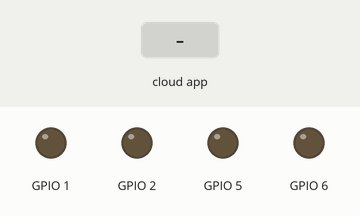
This sketch was run on a simulated ESP8266 (NodeMCU). Parts: output pins drawn as LEDs (lit = HIGH). The inputs (shaded band) are chosen by the test bench. WiFi joins after 1.5 s; servers stay silent unless stated.

Above: at 2.7 s.
2.8 s: the phone or cloud app sets switch1 to 1
At 3.9 s:
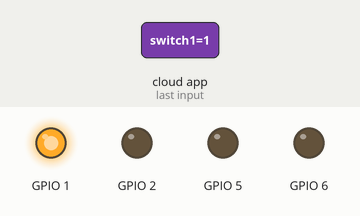
4.5 s: the phone or cloud app sets switch2 to 1
At 5.1 s:
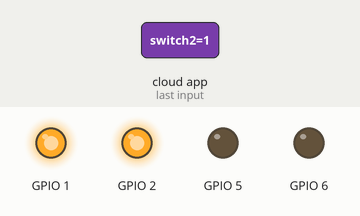
6.0 s: the phone or cloud app sets switch3 to 1
At 7.2 s:
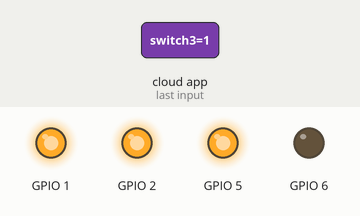
7.5 s: the phone or cloud app sets switch4 to 0
At 8.5 s:
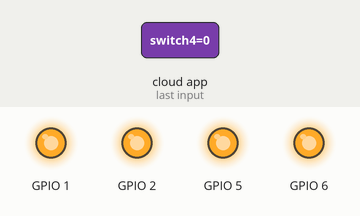
9.0 s: the phone or cloud app sets switch1 to 0
At 9.7 s:
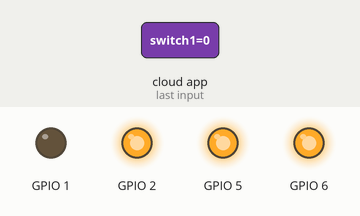
10.5 s: the phone or cloud app sets switch2 to 0
At 10.8 s:
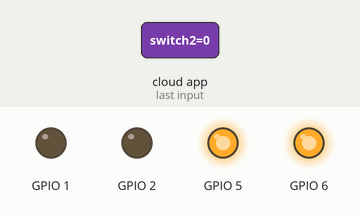
Timing chart, 0 to 13.0 s (numbered marks = the images above; inputs shaded):
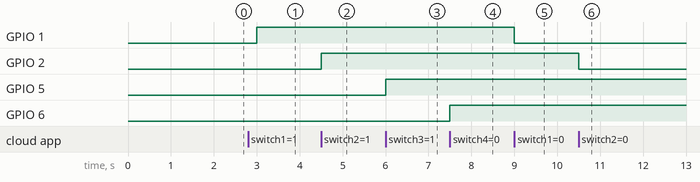

Measured:
- after the input at 2.8 s, GPIO 1: LOW → HIGH after 0.20 s
- after the input at 4.5 s, GPIO 2: LOW → HIGH at once
- after the input at 6.0 s, GPIO 5: LOW → HIGH at once
- after the input at 7.5 s, GPIO 6: LOW → HIGH at once
- after the input at 9.0 s, GPIO 1: HIGH → LOW at once
- after the input at 10.5 s, GPIO 2: HIGH → LOW at once

The sketch:

Automation_main.ino
```cpp
#include "arduino_secrets.h"
#include "thingProperties.h"

void setup()
{
  Serial.begin(9600);
  pinMode(1,OUTPUT);
  pinMode(2,OUTPUT);
  pinMode(5,OUTPUT);
  pinMode(6,OUTPUT);
  delay(1500);

  initProperties();

  ArduinoCloud.begin(ArduinoIoTPreferredConnection);

  setDebugMessageLevel(2);
  ArduinoCloud.printDebugInfo();
}

void loop()
{
  ArduinoCloud.update();
}

void onSwitch1Change()
{
  if(switch1 == 1)
  {
    digitalWrite(1,HIGH);
  }
  else
  {
  digitalWrite(1,LOW);
  }
}

void onSwitch2Change()
{
  if(switch2 == 1)
  {
    digitalWrite(2,HIGH);
  }
  else
  {
  digitalWrite(2,LOW);
  }
}

void onSwitch3Change()
{
  if(switch3 == 1)
  {
    digitalWrite(5,HIGH);
  }
  else
  {
  digitalWrite(5,LOW);
  }
}

void onSwitch4Change()
{
  if(switch1 == 1)
  {
    digitalWrite(6,HIGH);
  }
  else
  {
   digitalWrite(6,LOW);
  }
}
```

arduino_secrets.h
```cpp
#define SECRET_SSID ""
#define SECRET_OPTIONAL_PASS ""
#define SECRET_DEVICE_KEY ""
```

thingProperties.h
```cpp
#include <ArduinoIoTCloud.h>
#include <Arduino_ConnectionHandler.h>

const char DEVICE_LOGIN_NAME[]  = ""; //Device secret name

const char SSID[]               = SECRET_SSID;    // Network SSID (name)
const char PASS[]               = SECRET_OPTIONAL_PASS;    // Network password (use for WPA, or use as key for WEP)
const char DEVICE_KEY[]  = SECRET_DEVICE_KEY;    // Secret device password

void onSwitch1Change();
void onSwitch2Change();
void onSwitch3Change();
void onSwitch4Change();

bool switch1;
bool switch2;
bool switch3;
bool switch4;

void initProperties(){

  ArduinoCloud.setBoardId(DEVICE_LOGIN_NAME);
  ArduinoCloud.setSecretDeviceKey(DEVICE_KEY);
  ArduinoCloud.addProperty(switch1, READWRITE, ON_CHANGE, onSwitch1Change, 1);
  ArduinoCloud.addProperty(switch2, READWRITE, ON_CHANGE, onSwitch2Change);
  ArduinoCloud.addProperty(switch3, READWRITE, ON_CHANGE, onSwitch3Change);
  ArduinoCloud.addProperty(switch4, READWRITE, ON_CHANGE, onSwitch4Change);

}

WiFiConnectionHandler ArduinoIoTPreferredConnection(SSID, PASS);
```
